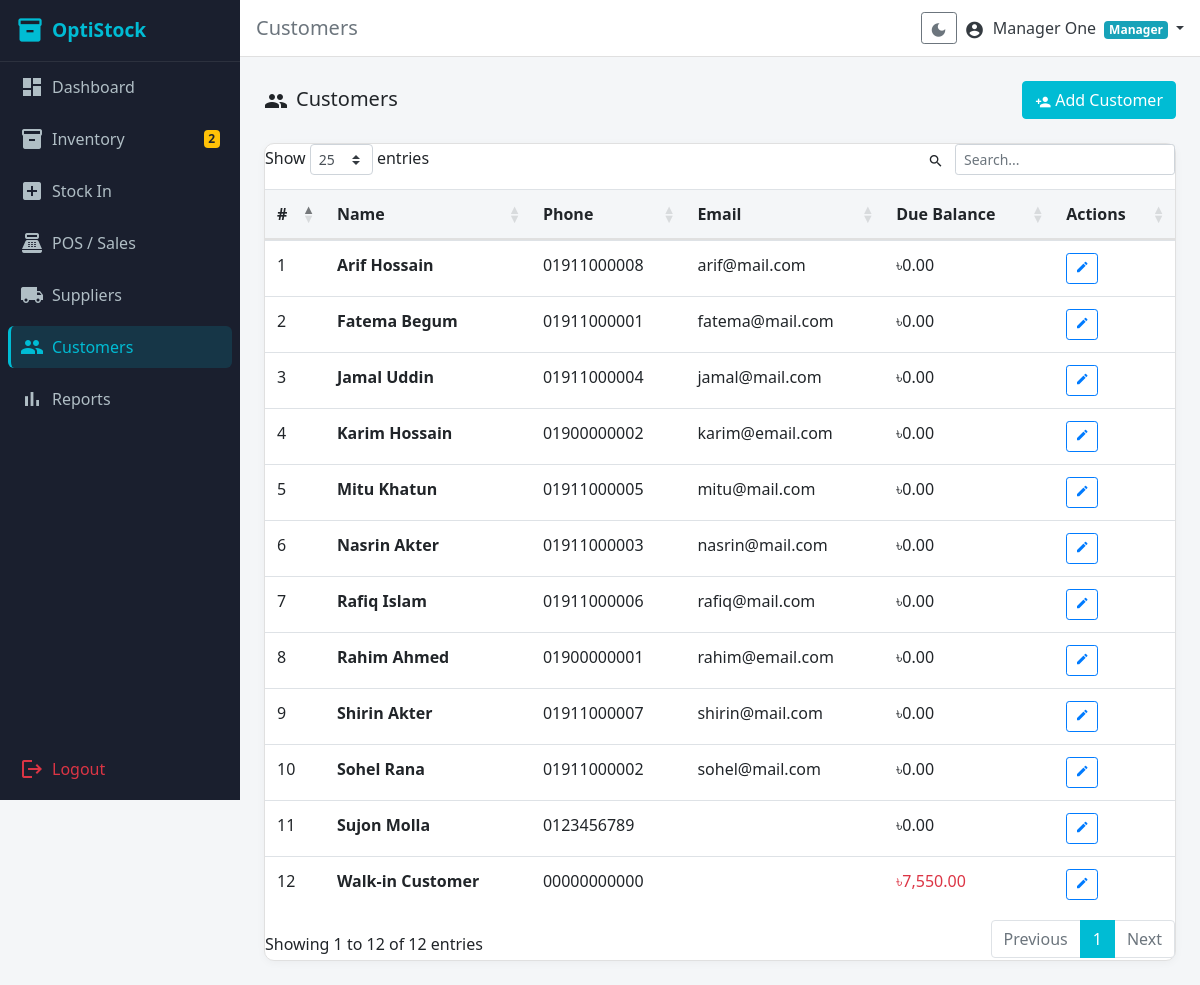
The app's page /modules/customers/index.php (signed in) with its own data.
### tables this page shows
CREATE TABLE `customers` (
  `id` int(10) UNSIGNED NOT NULL,
  `name` varchar(150) NOT NULL,
  `phone` varchar(20) DEFAULT NULL,
  `email` varchar(150) DEFAULT NULL,
  `address` text DEFAULT NULL,
  `due_balance` decimal(10,2) NOT NULL DEFAULT 0.00,
  `created_at` datetime NOT NULL DEFAULT current_timestamp()
);

### modules/customers/index.php (the view, shortened to what this page needs)
<?php
require_once __DIR__ . '/../../includes/auth_check.php';
$customers = $pdo->query('SELECT * FROM customers ORDER BY name')->fetchAll();
include __DIR__ . '/../../includes/header.php';
?>
<div class="d-flex justify-content-between align-items-center mb-4">
  <h5 class="mb-0"><span class="material-icons align-middle mr-2">people</span>Customers</h5>
  <a href="<?= BASE_URL ?>/modules/customers/add.php" class="btn btn-primary">
    <span class="material-icons align-middle mr-1" style="font-size:16px;">person_add</span>Add Customer
  </a>
</div>
<div class="card">
  <div class="table-responsive">
    <table class="table table-hover datatable mb-0">
      <thead>
        <tr><th>#</th><th>Name</th><th>Phone</th><th>Email</th><th>Due Balance</th><th>Actions</th></tr>
      </thead>
      <tbody>
        <?php foreach ($customers as $i => $c): ?>
        <tr>
          <td><?= $i + 1 ?></td>
          <td><strong><?= htmlspecialchars($c['name']) ?></strong></td>
          <td><?= htmlspecialchars($c['phone'] ?? '—') ?></td>
          <td><?= htmlspecialchars($c['email'] ?? '—') ?></td>
          <td><?= $c['due_balance'] > 0 ? '<span class="text-danger">৳' . number_format($c['due_balance'], 2) . '</span>' : '৳0.00' ?></td>
          <td>
            <a href="<?= BASE_URL ?>/modules/customers/edit.php?id=<?= $c['id'] ?>" class="btn btn-sm btn-outline-primary">
              <span class="material-icons" style="font-size:14px;">edit</span>
            </a>
          </td>
        </tr>
        <?php endforeach; ?>
      </tbody>
    </table>
  </div>
</div>
<?php
include __DIR__ . '/../../includes/footer.php';

### assets/css/style.css (style rules this page uses)
:root { --color-sidebar: #1A1F2E; --color-primary: #00BCD4; --color-accent: #26C6DA; --color-success: #00C853; --color-warning: #FFD600; --color-danger: #FF1744; --color-primary-dark: #0097A7; --color-primary-light: #E0F7FA; --color-sidebar-text: #B0BEC5; --color-sidebar-active-bg: rgba(0,188,212,0.15); --color-topbar: #FFFFFF; --color-page-bg: #F4F6F8; --color-card-bg: #FFFFFF; --color-text-main: #212529; --color-text-muted: #6C757D; --color-border: #E0E0E0; }
html, body { height: 100%; }
body { background-color: var(--color-page-bg); font-family: 'Segoe UI', sans-serif; }
.card { border: 1px solid var(--color-border); border-radius: 10px; box-shadow: 0 2px 8px rgba(0,0,0,0.04); }
.btn-primary { background-color: var(--color-primary); border-color: var(--color-primary); }
a { color: var(--color-primary); }
.table thead th { background-color: var(--color-page-bg); border-bottom: 2px solid var(--color-border); font-weight: 600; }

### records on screen
customers: name "Arif Hossain", phone "01911000008", email "arif@mail.com", due_balance "৳0.00"
customers: name "Fatema Begum", phone "01911000001", email "fatema@mail.com", due_balance "৳0.00"
customers: name "Jamal Uddin", phone "01911000004", email "jamal@mail.com", due_balance "৳0.00"
customers: name "Karim Hossain", phone "01900000002", email "karim@email.com", due_balance "৳0.00"
customers: name "Mitu Khatun", phone "01911000005", email "mitu@mail.com", due_balance "৳0.00"
customers: name "Nasrin Akter", phone "01911000003", email "nasrin@mail.com", due_balance "৳0.00"
customers: name "Rafiq Islam", phone "01911000006", email "rafiq@mail.com", due_balance "৳0.00"
customers: name "Rahim Ahmed", phone "01900000001", email "rahim@email.com", due_balance "৳0.00"
customers: name "Shirin Akter", phone "01911000007", email "shirin@mail.com", due_balance "৳0.00"
customers: name "Sohel Rana", phone "01911000002", email "sohel@mail.com", due_balance "৳0.00"
customers: name "Sujon Molla", phone "0123456789", due_balance "৳0.00"
customers: name "Walk-in Customer", phone "00000000000", due_balance "7,550.00"

### other values on screen
$lowStockCount "2"
$pageTitle "Customers"
$_SESSION['name'] "Manager One"
$_SESSION['role'] "Manager"
